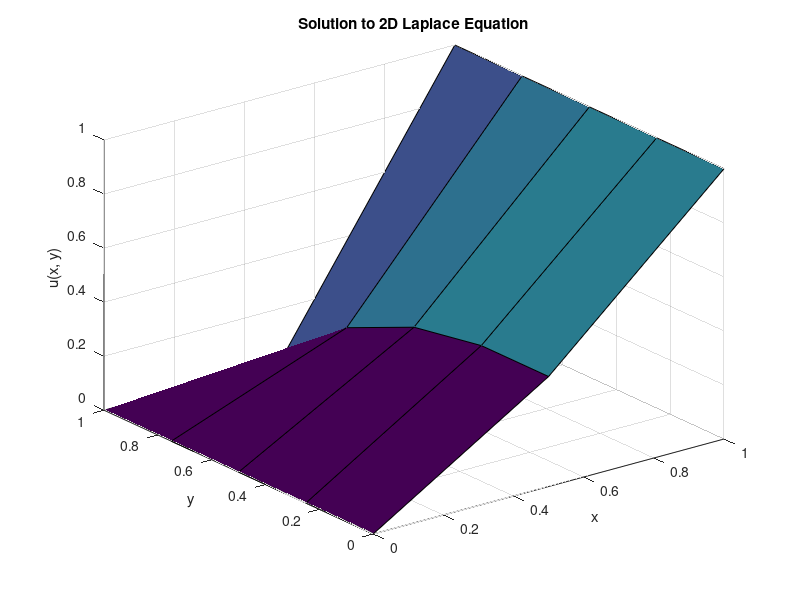

Source code (MATLAB):

clear
clc
% This code to solve Laplace equation uxx+uyy=0, Check the 
% related file.

% Parameters
nx = 3;             % Number of  points in x-direction.
ny = 5;             % Number of  points in y-direction.
Lx = 1;             % Length in x-direction.
Ly = 1;             % Length in y-direction.
hx = Lx / (nx - 1); % Step size in x.
hy = Ly / (ny - 1); % Step size in y.

% Coefficients.
cx = 1 / hx^2;           % Coefficient for x-direction.
cy = 1 / hy^2;           % Coefficient for y-direction.
c_diag = -2 * (cx + cy); % Diagonal coefficient.

% Initialize matrix A and vector b.
N = nx * ny;      % Total number of grid points.
A = sparse(N, N); % Sparse matrix for efficiency (similar to zeros matrix).
b = zeros(N, 1);  % Right-hand side vector.

% Construct the matrix A and vector b.
for k = 1:N
    % Simplified grid indices
    j = mod(k-1, ny) + 1; % Row index (y-direction).
    i = ceil(k / ny);     % Column index (x-direction).

    % Boundary conditions.
    if i == 1      % Left boundary (Dirichlet: u = 0)
        A(k, k) = 1;
        b(k) = 0;
    elseif i == nx % Right boundary (Dirichlet: u = 1)
        A(k, k) = 1;
        b(k) = 1;  % here condition
    elseif j == 1  % Bottom boundary (Neumann: du/dy = 0)
        A(k, k) = 1;
        A(k, k+1) = -1;
        b(k) = 0;
  %b(k) = -10*hy;  % in case Nuemann condition not zero and for example equal to 10.
    elseif j == ny % Top boundary (Dirichlet: u = 0)
        A(k, k) = 1;
        b(k) = 0;
    else % Interior points
        A(k, k) = c_diag; % Diagonal.
        A(k, k+1) = cy;   % Neighbor above.
        A(k, k-1) = cy;   % Neighbor below.
        A(k, k+ny) = cx;  % Neighbor to the right.
        A(k, k-ny) = cx;  % Neighbor to the left.
    end
end

% Solve the linear system.
u = A \ b;

% Reshape the solution vector into a 2D grid.
u_grid = reshape(u, ny, nx);

% Display the result (Optional).
%disp('Solution grid (u):');
%disp(u_grid');

% Plot the solution.
[X, Y] = meshgrid(0:hx:Lx, 0:hy:Ly);
surf(X, Y, u_grid);
xlabel('x'); ylabel('y'); zlabel('u(x, y)');
title('Solution to 2D Laplace Equation');
